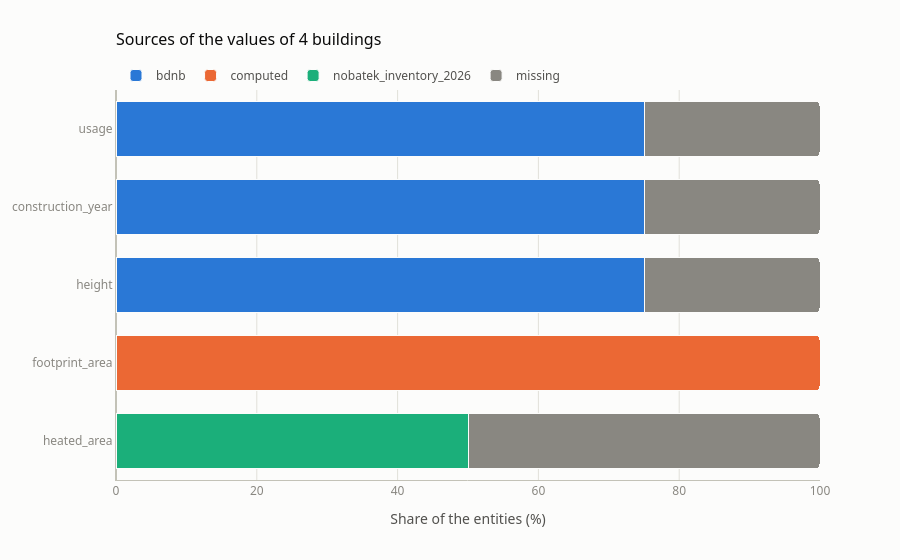

Notebook source saved alongside this figure:
### Code cell
buildings.plot.provenance(report_fields)

### Figure 1 — Plotly figure (JSON) as saved in the notebook; plotly's stock layout.template omitted (floating-point values rounded to 4 significant figures)
{"data": [{"customdata": [50.0, 50.0, 0.0, 0.0, 0.0], "hovertemplate": "%{y}: %{x:.0f} %<br>inherited (all sources): %{customdata:.0f} %<extra>bdnb</extra>", "marker": {"color": "#2a78d6", "line": {"color": "#fcfcfb", "width": 1}}, "name": "bdnb", "orientation": "h", "x": [75.0, 75.0, 75.0, 0.0, 0.0], "y": ["usage", "construction_year", "height", "footprint_area", "heated_area"], "type": "bar"}, {"customdata": [50.0, 50.0, 0.0, 0.0, 0.0], "hovertemplate": "%{y}: %{x:.0f} %<br>inherited (all sources): %{customdata:.0f} %<extra>computed</extra>", "marker": {"color": "#eb6834", "line": {"color": "#fcfcfb", "width": 1}}, "name": "computed", "orientation": "h", "x": [0.0, 0.0, 0.0, 100.0, 0.0], "y": ["usage", "construction_year", "height", "footprint_area", "heated_area"], "type": "bar"}, {"customdata": [50.0, 50.0, 0.0, 0.0, 0.0], "hovertemplate": "%{y}: %{x:.0f} %<br>inherited (all sources): %{customdata:.0f} %<extra>nobatek_inventory_2026</extra>", "marker": {"color": "#1baf7a", "line": {"color": "#fcfcfb", "width": 1}}, "name": "nobatek_inventory_2026", "orientation": "h", "x": [0.0, 0.0, 0.0, 0.0, 50.0], "y": ["usage", "construction_year", "height", "footprint_area", "heated_area"], "type": "bar"}, {"customdata": [50.0, 50.0, 0.0, 0.0, 0.0], "hovertemplate": "%{y}: %{x:.0f} %<br>inherited (all sources): %{customdata:.0f} %<extra>missing</extra>", "marker": {"color": "#898781", "line": {"color": "#fcfcfb", "width": 1}}, "name": "missing", "orientation": "h", "x": [25.0, 25.0, 25.0, 0.0, 50.0], "y": ["usage", "construction_year", "height", "footprint_area", "heated_area"], "type": "bar"}], "layout": {"title": {"font": {"size": 16, "color": "#0b0b0b"}, "text": "Sources of the values of 4 buildings", "x": 0, "xref": "paper", "xanchor": "left"}, "font": {"family": "system-ui, -apple-system, \"Segoe UI\", sans-serif", "size": 12, "color": "#52514e"}, "legend": {"orientation": "h", "yanchor": "bottom", "y": 1.0, "x": 0, "title": {}, "traceorder": "normal"}, "hoverlabel": {"font": {"color": "#0b0b0b", "family": "system-ui, -apple-system, \"Segoe UI\", sans-serif"}, "bgcolor": "#fcfcfb"}, "margin": {"t": 90}, "paper_bgcolor": "#fcfcfb", "plot_bgcolor": "#fcfcfb", "barmode": "stack", "bargap": 0.3, "barcornerradius": 4, "xaxis": {"tickfont": {"color": "#898781"}, "title": {"font": {"color": "#52514e"}, "text": "Share of the entities (%)"}, "gridcolor": "#e1e0d9", "linecolor": "#c3c2b7", "zerolinecolor": "#c3c2b7", "showgrid": true, "range": [0, 100]}, "yaxis": {"tickfont": {"color": "#898781"}, "title": {"font": {"color": "#52514e"}}, "gridcolor": "#e1e0d9", "linecolor": "#c3c2b7", "zerolinecolor": "#c3c2b7", "showgrid": false, "autorange": "reversed"}}}
